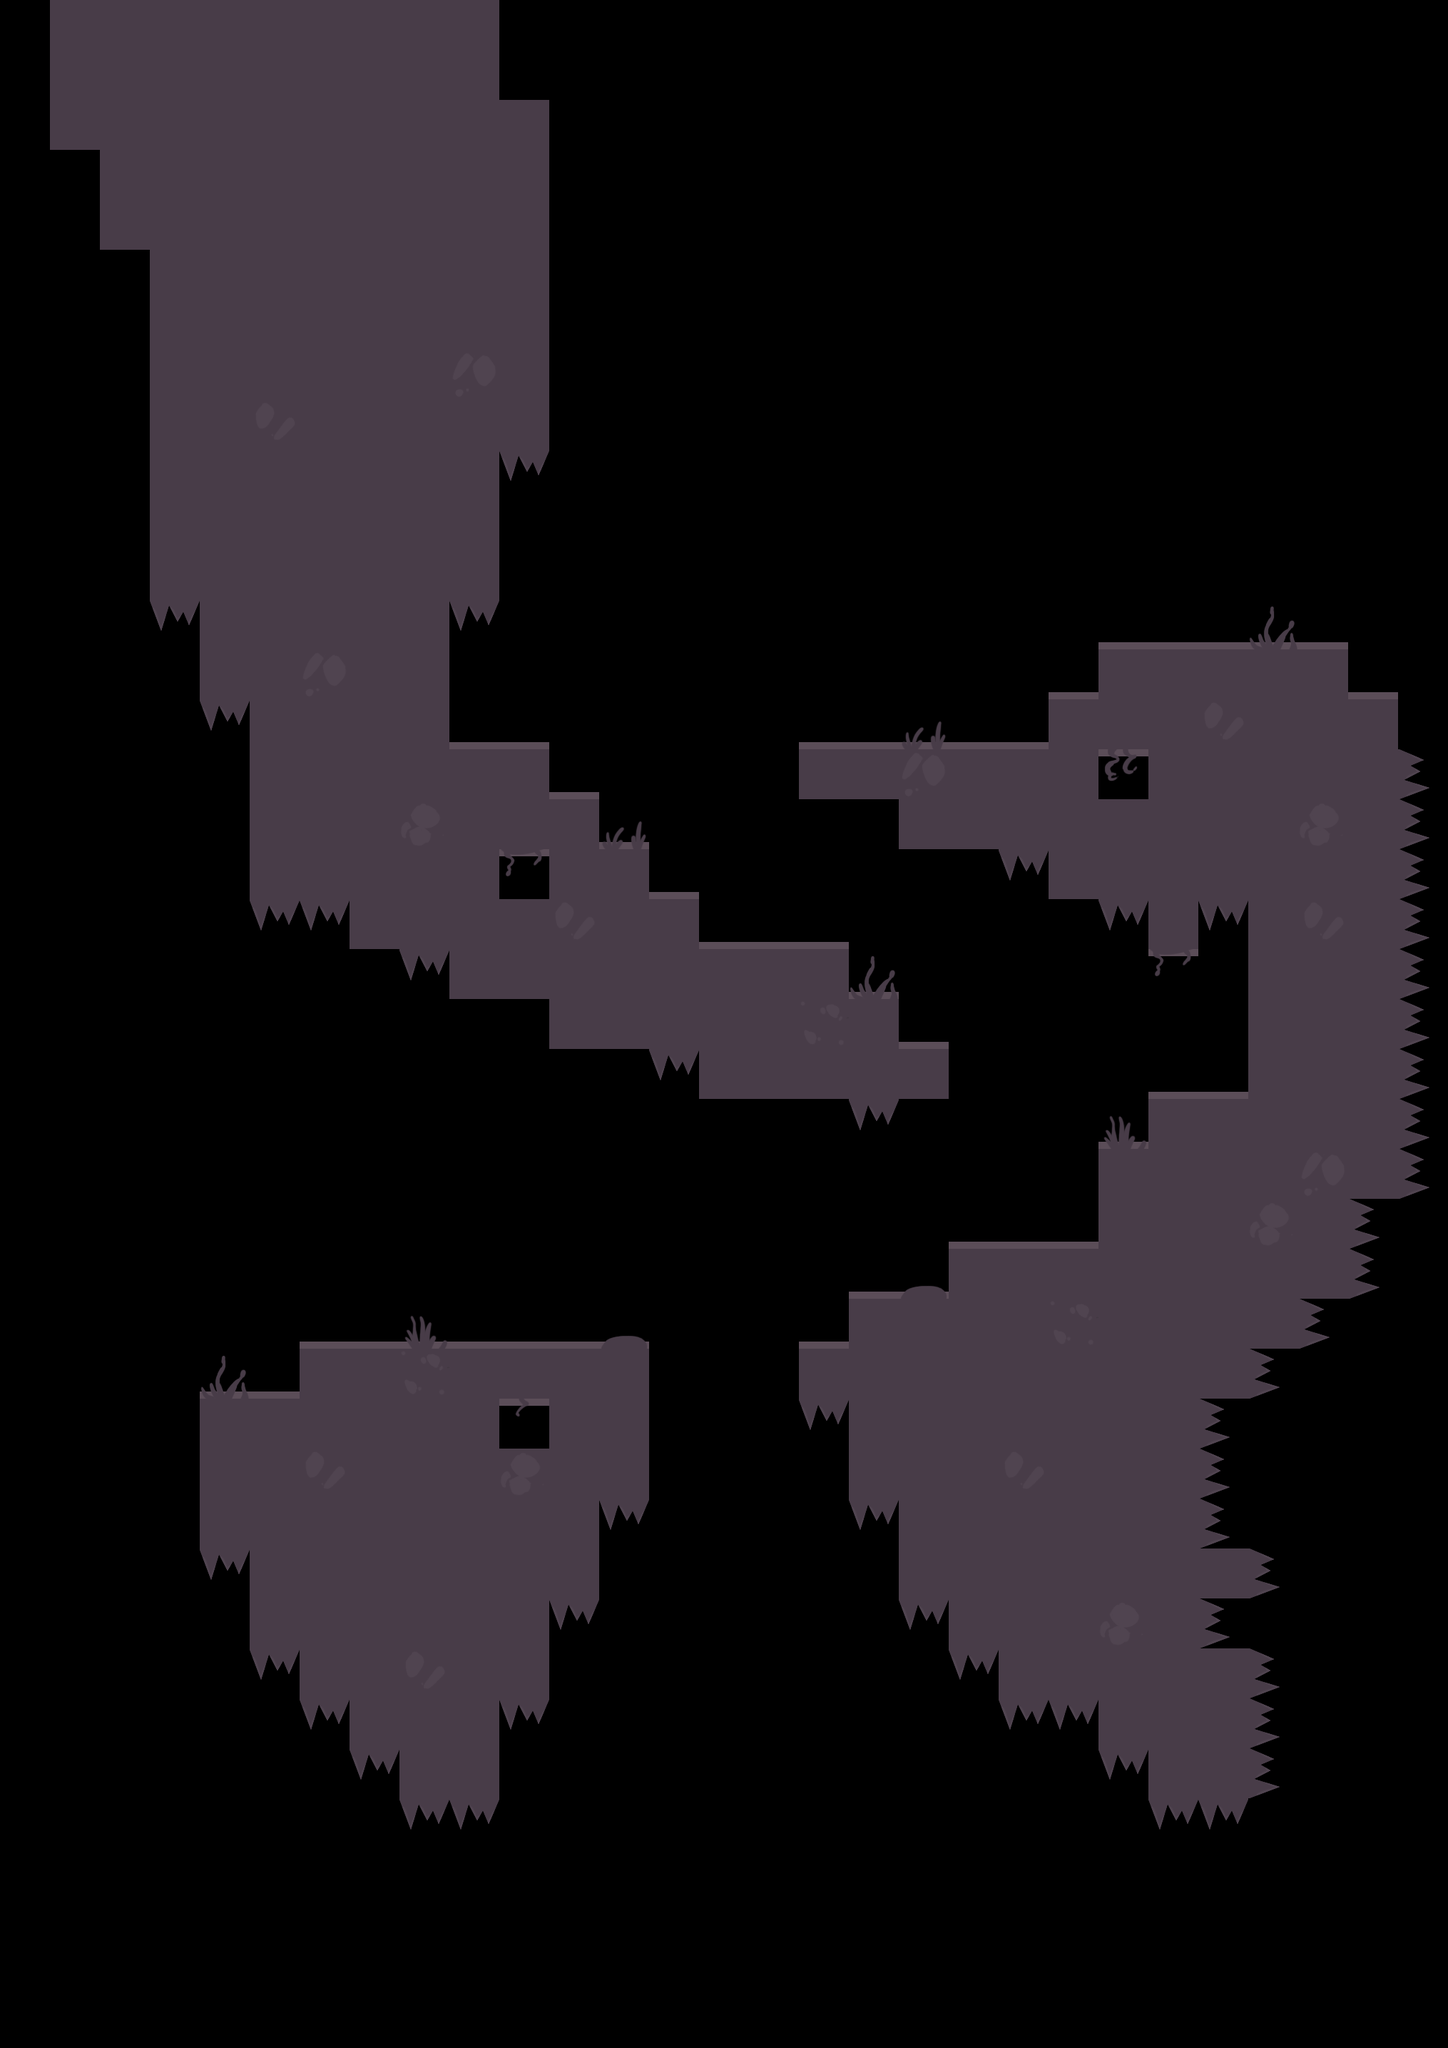

The image is a tile-based game level rendered from a .tmx file. Its description and complete source (layers, tilesets, objects, tile grids) follow:
An orthogonal 29x41 tile map with 70x70 px tiles, 1 tile layer (Capa de Patrones 1) and 14 objects.

<map version="1.0" tiledversion="1.1.4" orientation="orthogonal" renderorder="right-down" width="29" height="41" tilewidth="70" tileheight="70" infinite="0" nextobjectid="19">
 <tileset firstgid="1" source="../tiles_fv.tsx" />
 <layer name="Capa de Patrones 1" width="29" height="41">
  <data encoding="csv">
0,26,26,26,26,26,26,26,26,26,0,0,0,0,0,0,0,0,0,0,0,0,0,0,0,0,0,0,0,
0,26,26,26,26,26,26,26,26,26,0,0,0,0,0,0,0,0,0,0,0,0,0,0,0,0,0,0,0,
0,26,26,26,26,26,26,26,26,26,26,0,0,0,0,0,0,0,0,0,0,0,0,0,0,0,0,0,0,
0,0,26,26,26,26,26,26,26,26,26,0,0,0,0,0,0,0,0,0,0,0,0,0,0,0,0,0,0,
0,0,26,26,26,26,26,26,26,26,26,0,0,0,0,0,0,0,0,0,0,0,0,0,0,0,0,0,0,
0,0,0,26,26,26,26,26,26,26,26,0,0,0,0,0,0,0,0,0,0,0,0,0,0,0,0,0,0,
0,0,0,26,26,26,26,26,26,26,26,0,0,0,0,0,0,0,0,0,0,0,0,0,0,0,0,0,0,
0,0,0,26,26,26,26,26,26,29,26,0,0,0,0,0,0,0,0,0,0,0,0,0,0,0,0,0,0,
0,0,0,26,26,27,26,26,26,26,26,0,0,0,0,0,0,0,0,0,0,0,0,0,0,0,0,0,0,
0,0,0,26,26,26,26,26,26,26,36,0,0,0,0,0,0,0,0,0,0,0,0,0,0,0,0,0,0,
0,0,0,26,26,26,26,26,26,26,0,0,0,0,0,0,0,0,0,0,0,0,0,0,0,0,0,0,0,
0,0,0,26,26,26,26,26,26,26,0,0,0,0,0,0,0,0,0,0,0,0,0,0,0,0,0,0,0,
0,0,0,36,26,26,26,26,26,36,0,0,0,0,0,0,0,0,0,0,0,0,8,8,8,3,8,0,0,
0,0,0,0,26,26,29,26,26,0,0,0,0,0,0,0,0,0,0,0,0,8,26,26,26,26,26,8,0,
0,0,0,0,36,26,26,26,26,8,8,0,0,0,0,0,8,8,2,8,8,26,26,26,27,26,26,26,0,
0,0,0,0,0,26,26,26,26,26,26,8,0,0,0,0,26,26,29,26,26,26,6,26,26,26,26,26,35,
0,0,0,0,0,26,26,26,28,26,26,26,2,0,0,0,0,0,26,26,26,26,26,26,26,26,28,26,35,
0,0,0,0,0,26,26,26,26,26,5,26,26,8,0,0,0,0,0,0,36,26,26,26,26,26,26,26,35,
0,0,0,0,0,36,36,26,26,26,26,27,26,26,8,8,8,0,0,0,0,0,36,26,36,26,27,26,35,
0,0,0,0,0,0,0,0,36,26,26,26,26,26,26,26,26,3,0,0,0,0,0,5,0,26,26,26,35,
0,0,0,0,0,0,0,0,0,0,0,26,26,26,26,26,31,26,8,0,0,0,0,0,0,26,26,26,35,
0,0,0,0,0,0,0,0,0,0,0,0,0,36,26,26,26,26,26,0,0,0,0,8,8,26,26,26,35,
0,0,0,0,0,0,0,0,0,0,0,0,0,0,0,0,0,36,0,0,0,0,1,26,26,26,26,26,35,
0,0,0,0,0,0,0,0,0,0,0,0,0,0,0,0,0,0,0,0,0,0,26,26,26,26,29,26,35,
0,0,0,0,0,0,0,0,0,0,0,0,0,0,0,0,0,0,0,8,8,8,26,26,26,28,26,35,0,
0,0,0,0,0,0,0,0,0,0,0,0,0,0,0,0,0,8,4,26,26,26,26,26,26,26,26,35,0,
0,0,0,0,0,0,8,8,1,8,8,8,4,0,0,0,8,26,26,26,26,31,26,26,26,26,35,0,0,
0,0,0,0,3,8,26,26,31,26,26,26,26,0,0,0,26,26,26,26,26,26,26,26,26,35,0,0,0,
0,0,0,0,26,26,26,26,26,26,7,26,26,0,0,0,36,26,26,26,26,26,26,26,35,0,0,0,0,
0,0,0,0,26,26,27,26,26,26,28,26,26,0,0,0,0,26,26,26,27,26,26,26,35,0,0,0,0,
0,0,0,0,26,26,26,26,26,26,26,26,36,0,0,0,0,36,26,26,26,26,26,26,35,0,0,0,0,
0,0,0,0,36,26,26,26,26,26,26,26,0,0,0,0,0,0,26,26,26,26,26,26,26,35,0,0,0,
0,0,0,0,0,26,26,26,26,26,26,36,0,0,0,0,0,0,36,26,26,26,28,26,35,0,0,0,0,
0,0,0,0,0,36,26,26,27,26,26,0,0,0,0,0,0,0,0,36,26,26,26,26,26,35,0,0,0,
0,0,0,0,0,0,36,26,26,26,36,0,0,0,0,0,0,0,0,0,36,36,26,26,26,35,0,0,0,
0,0,0,0,0,0,0,36,26,26,0,0,0,0,0,0,0,0,0,0,0,0,36,26,26,35,0,0,0,
0,0,0,0,0,0,0,0,36,36,0,0,0,0,0,0,0,0,0,0,0,0,0,36,36,0,0,0,0,
0,0,0,0,0,0,0,0,0,0,0,0,0,0,0,0,0,0,0,0,0,0,0,0,0,0,0,0,0,
0,0,0,0,0,0,0,0,0,0,0,0,0,0,0,0,0,0,0,0,0,0,0,0,0,0,0,0,0,
0,0,0,0,0,0,0,0,0,0,0,0,0,0,0,0,0,0,0,0,0,0,0,0,0,0,0,0,0,
0,0,0,0,0,0,0,0,0,0,0,0,0,0,0,0,0,0,0,0,0,0,0,0,0,0,0,0,0
</data>
 </layer>
 <objectgroup name="power">
  <object id="15" x="1330" y="1680" width="140" height="70" />
  <object id="16" x="1050" y="1260" width="140" height="70" />
  <object id="17" x="700" y="980" width="70" height="70" />
  <object id="18" x="1680" y="840" width="140" height="70" />
 </objectgroup>
 <objectgroup color="#0000ff" name="checkpoint">
  <object id="7" x="420" y="1610" width="70" height="70" />
  <object id="8" x="1190" y="1680" width="70" height="70" />
  <object id="9" x="1190" y="1190" width="70" height="70" />
  <object id="11" x="1190" y="840" width="70" height="70" />
  <object id="12" x="1680" y="700" width="70" height="70" />
 </objectgroup>
 <objectgroup name="colision">
  <object id="1" x="910" y="1890">
   <polyline points="0,0 -490,0 -490,70 -630,70 -630,280 -560,280 -560,420 -490,420 -490,490 -420,490 -420,560 -350,560 -350,630 -210,630 -210,490 -140,490 -140,350 -70,350 -70,210 0,210 0,0" />
  </object>
  <object id="2" x="1120" y="1890">
   <polyline points="0,0 0,70 70,70 70,210 140,210 140,350 210,350 210,420 280,420 280,490 420,490 420,560 490,560 490,630 630,630 630,420 560,420 560,350 630,350 630,280 560,280 560,70 630,70 630,0 700,0 700,-70 770,-70 770,-210 840,-210 840,-910 770,-910 770,-980 420,-980 420,-910 350,-910 350,-840 0,-840 0,-770 140,-770 140,-700 350,-700 350,-630 490,-630 490,-560 560,-560 560,-630 630,-630 630,-350 490,-350 490,-280 420,-280 420,-140 210,-140 210,-70 70,-70 70,0 0,0" />
  </object>
  <object id="3" x="1330" y="1470">
   <polyline points="0,0 0,70 -350,70 -350,0 -560,0 -560,-70 -700,-70 -700,-140 -840,-140 -840,-210 -980,-210 -980,-490 -1050,-490 -1050,-630 -1120,-630 -1120,-1120 -1190,-1120 -1190,-1260 -1260,-1260 -1260,-1470 -630,-1470 -630,-1330 -560,-1330 -560,-840 -630,-840 -630,-630 -700,-630 -700,-420 -560,-420 -560,-350 -490,-350 -490,-280 -420,-280 -420,-210 -350,-210 -350,-140 -140,-140 -140,-70 -70,-70 -70,0 0,0" />
  </object>
 </objectgroup>
 <objectgroup name="spawn">
  <object id="5" x="1149.44" y="980" width="291.122" height="70" />
  <object id="6" x="442" y="1820" width="306" height="70" />
 </objectgroup>
</map>
